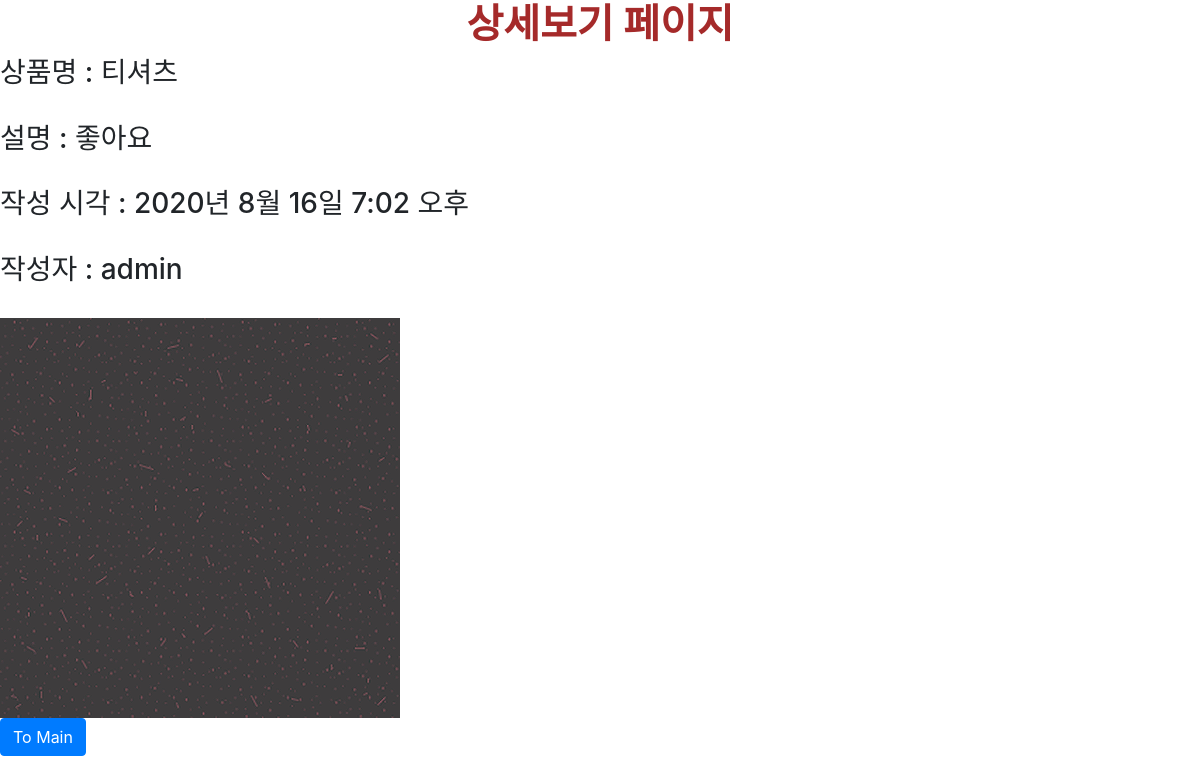
Screenshot of /reviews/show/9 with the database file from the repository.
### reviews/models.py (models this page shows)
class Review(models.Model):
    title = models.CharField(max_length=50, null=False)
    content = models.TextField()
    price = models.IntegerField(default=0)
    stock = models.IntegerField(default=10)
    view_count = models.IntegerField(default=0)
    created_at = models.DateTimeField(auto_now_add=True)
    updated_at = models.DateTimeField(auto_now = True)
    image = models.ImageField(upload_to='images/', null=True)
    user = models.ForeignKey(User, on_delete = models.CASCADE, null=True)

### reviews/views.py (the view)
# urls.py: path('show/<int:id>', show, name="show"),
def show(request, id):
    review = Review.objects.get(pk=id)
    return render(request, 'reviews/show.html', {'review': review})

### reviews/templates/reviews/show.html (shortened to what this page needs)
{% extends 'base.html' %}
{% block content %}
    <h1>상세보기 페이지</h1>
    <h3>상품명 : {{ review.title }} </h3><br>
    <h3>설명 : {{ review.content }} </h3><br>
    <h3>작성 시각 : {{ review.created_at }} </h3><br>
    {% if review.user %}
        <h3> 작성자 : {{ review.user }}</h3><br>
    {% else %}
        <h3> 작성자 : 알수없음 </h3><br>
    {% endif %}
    {% if review.image %}
	    <img src ="{{ review.image.url }}">
    {%  endif %}
    <br>
    <a href="{% url 'reviews:main'%}" class="btn btn-primary to-main"> To Main </a>
{% endblock %}

### shoppingmall/static/css/project.css (style rules this page uses)
h1, h2 { color:brown; text-align : center; font-weight : bold; }

### rows the page displays
Review: title "티셔츠", content "좋아요", created_at "2020년 8월 16일 7:02 오후", user "admin", image (picture)
